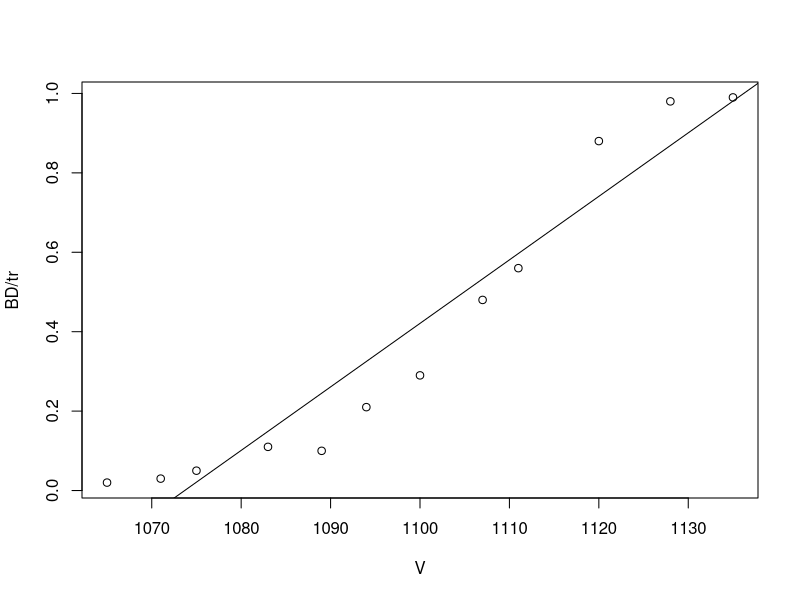
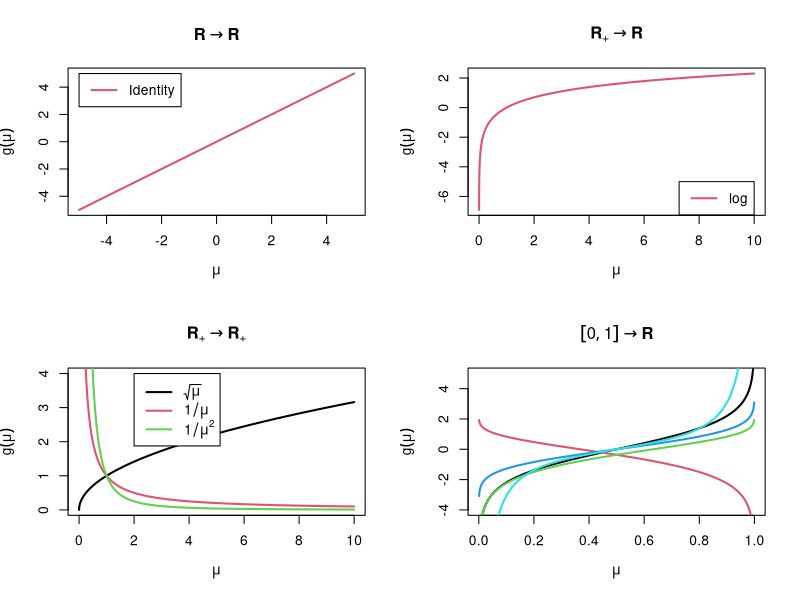
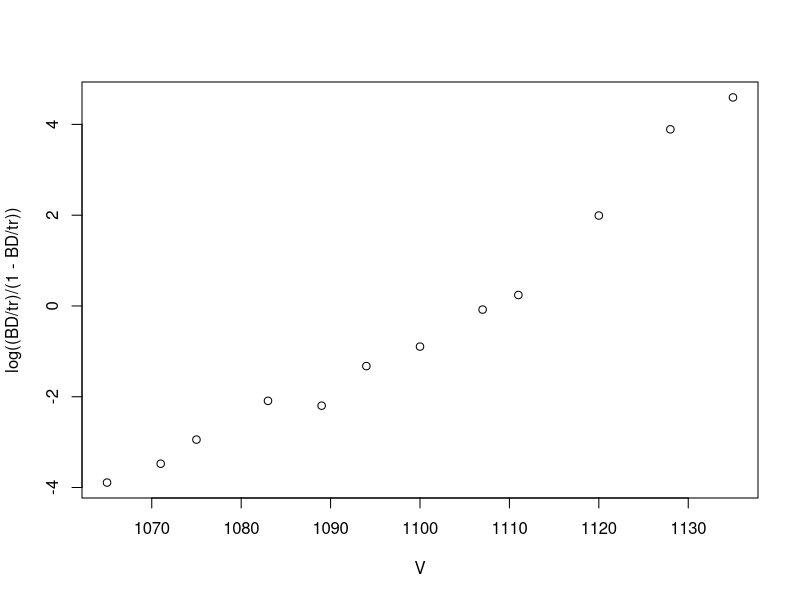
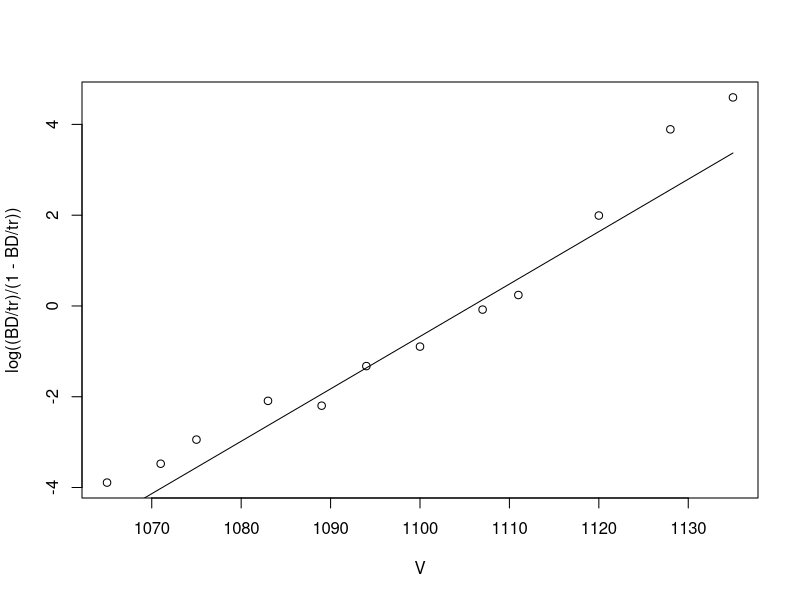
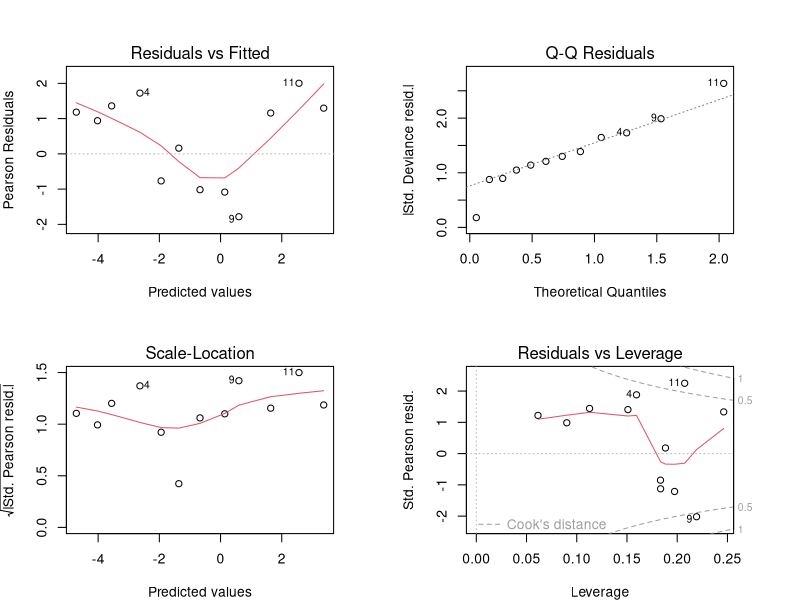
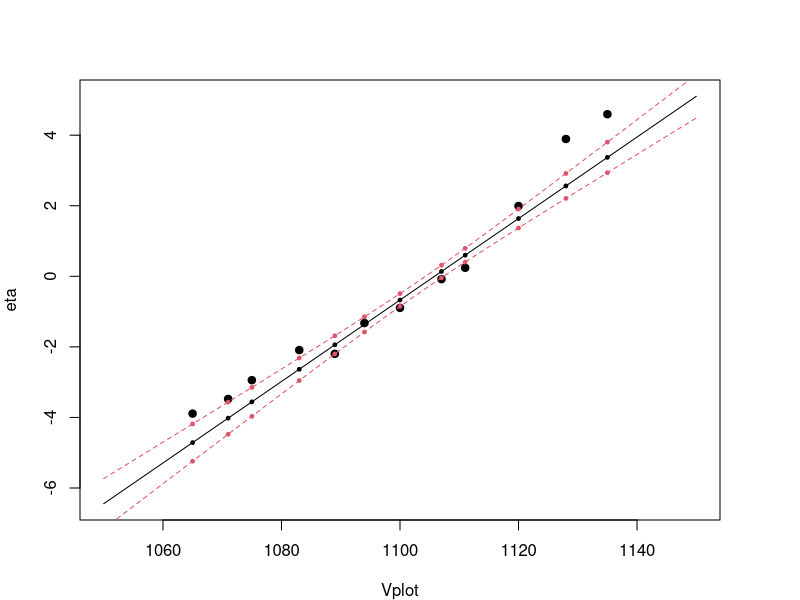
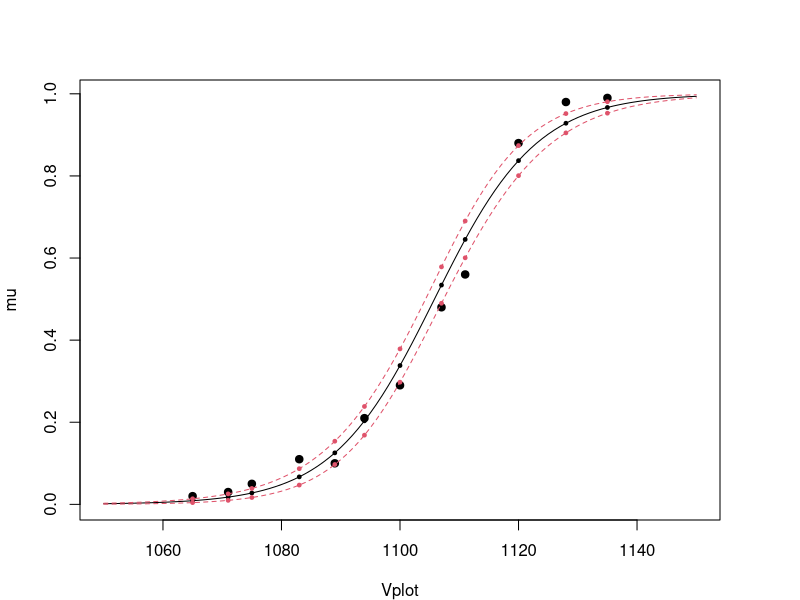
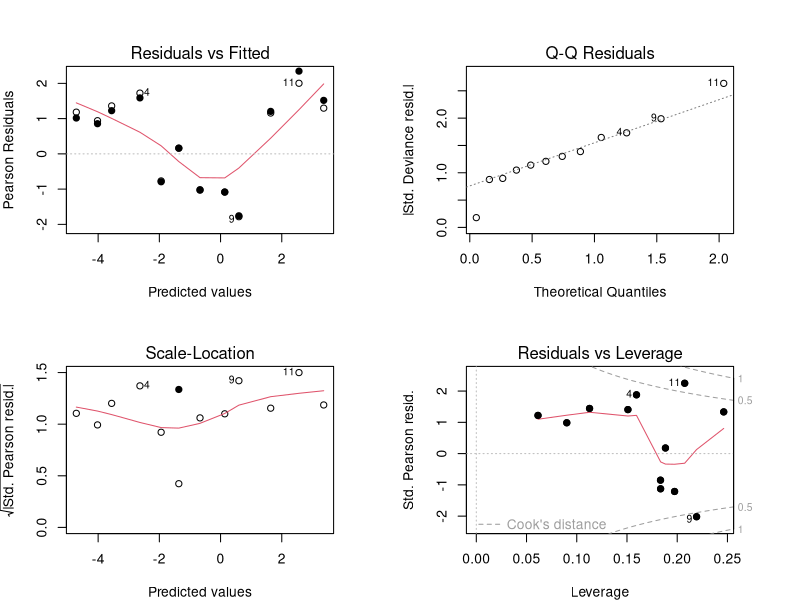

Source code (R) for these figures, in order:
rm(list=ls())
##################################################
# Data
##################################################
par(mfrow=c(1,1))
V<-c(1065,1071,1075,1083,1089,1094,1100,1107,1111,
     1120,1128,1135)
BD<-c(2,3,5,11,10,21,29,48,56,88,98,99)
tr<-rep(100,12)
data=list(V=V,BD=BD,tr=tr)
plot(BD/tr~V,data=data)
abline(lm((BD/tr~V)))
##################################################

##################################################
# Link-func.
##################################################

par(mfrow=c(2,2))
# Identity
x <- seq(-5,5,by=0.001)
plot(x,x,lwd=2,type="l",col=2,xlab=expression(mu),
     ylab=expression(g(mu)),
     main=expression(bold(R) %->% bold(R)))
legend(x=min(x),y=max(x),legend="Identity",lty=1,
       col=2,lwd=2)


# log
x <- seq(0,10,by=0.001)
plot(x,log(x),col=2,lwd=2,type="l",lty=1,
     xlab=expression(mu),
     ylab=expression(g(mu)),
     main=expression(bold(R)["+"] %->% bold(R)))
legend(x=10,y=-5,legend="log",lty=1,
       col=2,lwd=2,xjust=1)





x <- seq(0,10,by=0.001)
matplot(x,cbind(sqrt(x),1/x,1/x^2),col=1:3,lwd=2,
        type="l",lty=1,ylim=c(0,4),
        xlab=expression(mu),
        ylab=expression(g(mu)),
        main=expression(bold(R)["+"] %->% bold(R)["+"]))
legend(x=2,y=4,legend=c(expression(sqrt(mu)),
                        expression(1/mu),
                        expression(1/mu^2)),
       lty=1,col=1:3,lwd=2,xjust=0)



x <- seq(0.001,0.999,by=0.001)
matplot(x,cbind(log(x/(1-x)),log(-log(x)),
                log(-log(1-x)),qnorm(x),qcauchy(x)),
        col=1:5,lwd=2,type="l",lty=1,ylim=c(-4,5),
        xlab=expression(mu),
        ylab=expression(g(mu)),
        main=expression(group("[",list(0, 1),"]") %->%
                          bold(R)))
#legend(x=0.2,y=5,legend=c("logit","log-log","clog-log",
#                         "probit","Cauchit"),lty=1,col=1:5,
#     lwd=2,xjust=0)
##################################################



##################################################
###  Canonical link (Spark example)
par(mfrow=c(1,1))
plot(log((BD/tr)/(1-BD/tr))~V,data=data)


##################################################
#  Specification in R
model<-cbind(BD,tr-BD)~V
logis.glm<-glm(model,family=binomial,
               data=data)

summary(logis.glm)

par(mfrow=c(1,1))
plot(log((BD/tr)/(1-BD/tr))~V,data=data)
lines(data$V,predict(logis.glm,type="link"))


##################################################
## Properties of ML estimator (canonical link)
mu <- logis.glm$fitted.values
W <- diag((mu*(1-mu))*data$tr)
diag(W)

X <- model.matrix(logis.glm)

## Parameter cavariance
Vbeta <- solve(t(X)%*%W%*%X)
Vbeta
summary(logis.glm)$cov.unscaled


##################################################
## Dianostics
par(mfrow=c(2,2),mar=c(4,4,4,4))
plot(logis.glm)
## Not perfect 
##################################################

##################################################
## Linear predictor
par(mfrow=c(1,1))
Vplot <- seq(1050,1150)
Xplot <- cbind(1,Vplot)
eta <- Xplot%*%coef(logis.glm)

plot(Vplot,eta,type="l")
p <- BD/tr
points(V,log(p/(1-p)),pch=19)
D <- Xplot %*% Vbeta %*% t(Xplot)
matlines(Vplot,cbind(eta-2*sqrt(diag(D)),
                     eta+2*sqrt(diag(D))),lty=2,col=2)

## Comparing with R
points(V,predict(logis.glm,type="link",se=TRUE)$fit,pch=19,cex=0.5)
points(V,predict(logis.glm,type="link",se=TRUE)$fit+
      2*predict(logis.glm,type="link",se=TRUE)$se.fit,col=2,pch=19,cex=0.5)
points(V,predict(logis.glm,type="link",se=TRUE)$fit-
      2*predict(logis.glm,type="link",se=TRUE)$se.fit,col=2,pch=19,cex=0.5)
##################################################

##################################################
## Fitted values
mu <- as.numeric(exp(eta)/(1+exp(eta)))
plot(Vplot,mu,type="l")
p <- BD/tr
points(V,p,pch=19)
Dmu <- diag((mu*(1-mu)))%*%D%*%diag((mu*(1-mu)))
matlines(Vplot,cbind(mu-2*sqrt(diag(Dmu)),
                     mu+2*sqrt(diag(Dmu))),lty=2,col=2)

## Comparing with R
mu <- predict(logis.glm,type="response",se=TRUE)$fit
se <- predict(logis.glm, type="response", se=TRUE)$se.fit
points(V, mu, pch=19,cex=0.5)
points(V,mu + 2 * se, col=2, pch=19, cex=0.5)
points(V,mu - 2 * se, col=2, pch=19, cex=0.5)
##################################################

##################################################
## Residuals
## Leverage
H <- sqrt(W)%*%X%*%solve(t(X)%*%W%*%X)%*%t(X)%*%sqrt(W)

par(mfrow=c(2,2),mar=c(4,4,4,4))
rD <- residuals(logis.glm,type="deviance")
d <- 2*(p*log(p/mu)+(1-p)*log((1-p)/(1-mu))) ## unit deviance (binomial)
sign(p-mu)*sqrt(100*d)-rD ## diff it works..

plot(logis.glm,which=1)## Deviance residals
points(predict(logis.glm,type="link"),rD,pch=19)

stdDr <- rD * 10/sqrt(1-diag(H)) ## Studentlized deviance residuals
n <- length(rD)
plot(logis.glm,which=2)
points(qnorm((1:n-0.5)/n),sort(stdDr), pch=19) ## Deviance residuals

plot(logis.glm,which=3)
points(predict(logis.glm,type="link"),sqrt(abs(stdDr)), pch=19) ## std. Deviance res

# Studentlized Pearson residuals
rPstd <- residuals(logis.glm,type="pearson")/sqrt(1-diag(H)) 
plot(logis.glm,which=5)
points(diag(H),residuals(logis.glm,type="pearson")/sqrt(1-diag(H)), pch=19)
##################################################


##################################################
## Skip (Cooks distance)
## plot(logis.glm,which=4)
## cookD <- rPstd^2/2*diag(H)/(1-diag(H))
## points(1:12,cookD, pch=1)
## 
## plot(logis.glm,which=6)
## points(diag(H)/(1-diag(H)),cookD, pch=19)
##################################################

##################################################
## A closer look
par(mfrow=c(1,1))
plot(data$V,rD,pch=19) ## deviance res vs. Volt

## Second order model 
model2<-cbind(BD,tr-BD)~V+I(V^2)
logis.glm2<-glm(model2,family=binomial,
               data=data)

par(mfrow=c(2,2))
plot(logis.glm2)
## seems like a reasonable model..

##################################################
# Analysis of deviance table
anova(logis.glm,test="Chisq") ## Start by simple model
100*sum(d)
## null model
mu.null <- sum(BD)/sum(tr)
## unit deviance (null model)
d.null <- 2*(p*log(p/mu.null)+(1-p)*log((1-p)/(1-mu.null))) 
100*sum(d.null)

## Test for sufficiency 
1 - pchisq(21.02,df=10) ## I.e. fail the goodness of fit test
## Test for parameter
pchisq(762.1,df=1,lower.tail=FALSE) ## I.e. Volt significant
                   ##(but we fail the goodness of fit test)

##################################################
## More complicated model
anova(logis.glm2,test="Chisq")
## Test for sufficiency
1 - pchisq(6.16,df=9) ## I.e. pass the goodness of fit test
## Test for parameter
pchisq(14.86,df=1,lower.tail=FALSE) ## I.e square dependece significant

## Compare models
anova(logis.glm,logis.glm2,test="Chisq") ## Same conclusion

summary(logis.glm2)
plot(logis.glm2)

##################################################
## Overdispersion (using the simple model)
anova(logis.glm)
logis.glm.OD <- glm(model,family=quasibinomial,data=data)
summary(logis.glm.OD)
sigsq.dev <- 21.02/10
(sigsq.pear <- sum(residuals(logis.glm,type="pearson")^2)/10)
(sigsq.devR <- sum(residuals(logis.glm,type="deviance")^2)/10)



## analysis of deviance table
anova(logis.glm.OD,test="F")
762.1/2.014502
1-pf(378.31,df1=1,df2=10)

##################################################
## Comparing 3 models
Vplot <- data.frame(V=Vplot)
mu1 <- predict(logis.glm,newdata=Vplot,type="response",se=TRUE)$fit
se1 <- predict(logis.glm,newdata=Vplot, type="response", se=TRUE)$se.fit
mu2 <- predict(logis.glm2,newdata=Vplot,type="response",se=TRUE)$fit
se2 <- predict(logis.glm2,newdata=Vplot, type="response", se=TRUE)$se.fit
muOD <- predict(logis.glm.OD,newdata=Vplot,type="response",se=TRUE)$fit
seOD <- predict(logis.glm.OD,newdata=Vplot, type="response", se=TRUE)$se.fit

par(mfrow=c(1,1))
matplot(Vplot,cbind(mu1,mu2,muOD),type="l")
polygon(c(Vplot$V,rev(Vplot$V)),c(muOD+2*seOD,rev(muOD-2*seOD)),border=FALSE,
        col=gray(0.75))
polygon(c(Vplot$V,rev(Vplot$V)),c(mu1+2*se1,rev(mu1-2*se1)),border=FALSE,
        col=gray(0.5))
polygon(c(Vplot$V,rev(Vplot$V)),c(mu2+2*se2,rev(mu2-2*se2)),border=FALSE,
        col=gray(0.25))
matlines(Vplot,cbind(mu1,mu2,muOD),lty=1,lwd=2)
points(V,p,pch=19,col="blue")


##################################################
# Parameter estimates
summary(logis.glm)
summary(logis.glm.OD) ## note "large" p-values (overdispersion parameter)
summary(logis.glm2)
##################################################


##################################################
## Other link functions
anova(glm(model,family=binomial(probit)))
anova(glm(model,family=binomial(cauchit)))
anova(glm(model,family=binomial(cloglog)))
## Seems like cloglog would be appropriate

cloglog.glm<-glm(model,data=data,
                 family=binomial(cloglog))
par(mfrow=c(2,2))
plot(cloglog.glm)
summary(cloglog.glm)
## x11()
par(mfrow=c(2,2))
plot(logis.glm2)

cloglog.glm2<-glm(model2,data=data,
                 family=binomial(cloglog))
anova(cloglog.glm2,test="Chisq")
## Second order term not sigificant

par(mfrow=c(1,1))
matplot(V,cbind(residuals(logis.glm2),residuals(cloglog.glm)))
lines(c(0,1300),c(0,0),col=2,lty=2,lwd=2)



cloglog.glm$aic
cloglog.glm2$aic
logis.glm2$aic
## So we should choose cloglog.glm


##################################################
## Data domain (compare the models)
V <- 1020:1150
par(mfrow=c(1,2))
pred<-predict(cloglog.glm,newdata=data.frame(V=V),
              type="response",se=TRUE)
pred2<-predict(logis.glm2,newdata=data.frame(V=V),
               type="response",se=TRUE)
pred.logis<-predict(logis.glm,newdata=data.frame(V=V),
              type="response",se=TRUE)
matplot(V,pred$fit+cbind(0,2*pred$se.fit,-2*pred$se.fit),
        type="l",lty=c(1,2,2),col=c(1,2,2),ylab="p(V)",xlab="V")
points(data$V,BD/tr,pch=19,cex=0.5)
lines(c(0,1300),c(0,0),col=1,lty=1,lwd=1)
lines(c(0,1300),c(1,1),col=1,lty=1,lwd=1)

matplot(V,pred2$fit+cbind(0,2*pred2$se.fit,-2*pred2$se.fit),
        type="l",lty=c(1,2,2),col=c(3,4,4),ylab="p(V)",xlab="V",
        ylim=c(0,1))
points(data$V,BD/tr,pch=19,cex=0.5)
lines(c(0,1300),c(0,0),col=1,lty=1,lwd=1)
lines(c(0,1300),c(1,1),col=1,lty=1,lwd=1)


# Linear domain
pred<-predict(cloglog.glm,newdata=data.frame(V=V),
              type="link",se=TRUE)
matplot(V,pred$fit+cbind(0,2*pred$se.fit,-2*pred$se.fit),
        type="l",lty=c(1,2,2),col=c(1,2,2),ylab="p(V)",xlab="V")
points(data$V,log(-log(1-BD/tr)),pch=19)

pred<-predict(logis.glm2,newdata=data.frame(V=V),
              type="link",se=TRUE)
matplot(V,pred$fit+cbind(0,2*pred$se.fit,-2*pred$se.fit),
        type="l",lty=c(1,2,2),col=c(1,2,2),ylab="p(V)",xlab="V")
points(data$V,log(BD/tr/(1-BD/tr)),pch=19)
#########################################################


##################################################
## Prediction interval
V<-c(1065,1071,1075,1083,1089,1094,1100,1107,1111,
     1120,1128,1135)
BD<-c(2,3,5,11,10,21,29,48,56,88,98,99)
tr<-rep(100,12)

pred <- predict(cloglog.glm,type="response",se=TRUE)
pred2 <- predict(cloglog.glm,type="link",se=TRUE)

## Direct
confint <- cbind(pred$fit,pred$fit+1.96*pred$se.fit,
                 pred$fit-1.96*pred$se.fit)
confint[confint>1]<-1 ## Might have values above 1
confint[confint<0]<-0 ## Might have values below 0
n <-100

## By inverse link
confint2 <- 1-  exp(-exp(cbind(pred2$fit,pred2$fit+1.96*pred2$se.fit,
                 pred2$fit-1.96*pred2$se.fit)))

par(mfrow=c(1,1))
matplot(V,cbind(pred$fit,
                pred$fit+2*pred$se.fit,
                pred$fit-2*pred$se.fit),type="l",col="red",
        lty=c(1,2,2))
points(V,BD/tr,pch=19)


## Bootstrap part
set.seed(1255)
k <- 1000
Sim <- matrix(ncol=12,nrow=k)
Sim2 <- Sim
Sim3 <- Sim
for(i in 1:k){
    r <- rnorm(12, pred$fit,pred$se.fit)
    r[r>1]<-1; r[r<0]<-0
    Sim[i,] <- rbinom(12,prob=r,size=n)

    r <- rnorm(12, pred2$fit,pred2$se.fit)
    r <- 1-exp(-exp(r))
    Sim3[i,] <- rbinom(12,prob=r,size=n)

    
    r <- rbinom(12,prob=pred$fit,size=100)
    fit <- glm(cbind(r, tr - r) ~ V,
               family=binomial(cloglog))
    pred.tmp <- predict(fit,type="response")
    Sim2[i,] <- rbinom(12,prob=pred.tmp,size=n)
}


Pred.Int1 <- t(apply(Sim,2,quantile,probs=c(0.025,0.975))/n)
Pred.Int2 <- t(apply(Sim2, 2, quantile,
                     probs=c(0.025,0.975))/n)
Pred.Int3 <- t(apply(Sim3, 2, quantile,
                     probs=c(0.025,0.975))/n)

matlines(V,Pred.Int1,col="blue",lty=2)

## Compare:

## Lower bound
round(cbind(Pred.Int1[ ,1], Pred.Int2[ ,1],
            Pred.Int3[ ,1]),
      digits=3)

## Upper bound
round(cbind(Pred.Int1[ ,2], Pred.Int2[ ,2],
            Pred.Int3[ ,2]),
      digits=3)
## Very close


############################################################
## Odds ratio (change in odds ratio for one unit of change in Volt)
par(mfrow=c(1,1))
p1 <- predict(cloglog.glm,newdata=data.frame(V=seq(1060,1140)),type="response")
p2 <- predict(cloglog.glm,newdata=data.frame(V=seq(1061,1141)),type="response")
OR <- p1/(1-p1)/(p2/(1-p2))
plot(seq(1061,1141),OR,type="l",ylim=c(0,1))

##################################################
## Canonical link
p1 <- predict(logis.glm,newdata=data.frame(V=seq(1060,1140)),type="response")
p2 <- predict(logis.glm,newdata=data.frame(V=seq(1061,1141)),type="response")
OR <- p1/(1-p1)/(p2/(1-p2))
lines(seq(1061,1141),OR,type="l",ylim=c(0,1),col=2)
##################################################


##################################################
## Canonical link (non-linear model)
p1 <- predict(logis.glm2,newdata=data.frame(V=seq(1060,1140)),type="response")
p2 <- predict(logis.glm2,newdata=data.frame(V=seq(1061,1141)),type="response")
OR <- p1/(1-p1)/(p2/(1-p2))
lines(seq(1061,1141),OR,type="l",ylim=c(0,1),col=3)

##################################################
##################################################


##############################
## Appendix: Leverage for non-canonical link
mu <- cloglog.glm$fitted.values
W <- diag(100* (log(1-mu)^2*(1-mu))/mu) ## The change is here
X <- model.matrix(logis.glm)

H <- sqrt(W)%*%X%*%solve(t(X)%*%W%*%X)%*%t(X)%*%sqrt(W)
diag(H)
sum(diag(H))



par(mfrow=c(2,2),mar=c(4,4,4,4))
rD <- residuals(cloglog.glm,type="deviance")
plot(cloglog.glm,which=1)
points(predict(cloglog.glm,type="link"),rD,pch=19)

stdDr <- rD * 10/sqrt(1-diag(H))
plot(cloglog.glm,which=2)
points(qnorm((1:12-0.5)/12),sort(stdDr), pch=19)

plot(cloglog.glm,which=3)
points(predict(cloglog.glm,type="link"),sqrt(abs(stdDr)), pch=19)

rPstd <- residuals(cloglog.glm,type="pearson")/sqrt(1-diag(H))
plot(cloglog.glm,which=5)
points(diag(H),residuals(cloglog.glm,type="pearson")/sqrt(1-diag(H)), pch=19)


##################################################
## End
##################################################
